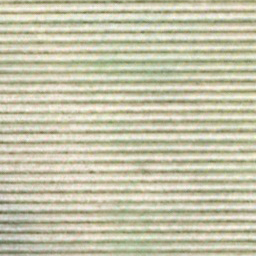
#> input picture images/agricultural/agricultural_000056.png, 256 x 256 px; its folder holds only this picture in this run
$ jupyter execute --allow-errors fyp_pretrained_2.ipynb
#> lines starting #> are read from the running program, lines starting #| are printed output that depends on the picture
EfficientNetB0

[cell 1]
import os
from PIL import Image, ImageEnhance
import cv2
import numpy as np
import matplotlib.pyplot as plt
import tensorflow as tf
from tensorflow.keras.preprocessing.image import ImageDataGenerator
from tensorflow.keras.applications import EfficientNetB0
from tensorflow.keras.models import Model
from tensorflow.keras.layers import Dense, GlobalAveragePooling2D
from tensorflow.keras.callbacks import ModelCheckpoint, EarlyStopping

[cell 2]
def preprocess_image(image_path, size=(224, 224)):
#> called with size = (224, 224)
    img = Image.open(image_path)
#> img is the input picture: PIL image 256x256 RGB; mean R, G, B 198.1, 196.1, 170.7

    # Quality enhancement
    enhancer = ImageEnhance.Sharpness(img)
    img = enhancer.enhance(2.0)  # Increase sharpness

    # Noise reduction
    image = cv2.cvtColor(np.array(img), cv2.COLOR_RGB2BGR)
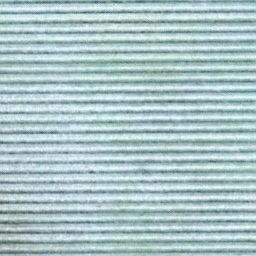
#> image: shape (256, 256, 3); mean R, G, B 170.7, 196.1, 198.1
    image = cv2.GaussianBlur(image, (5, 5), 0)
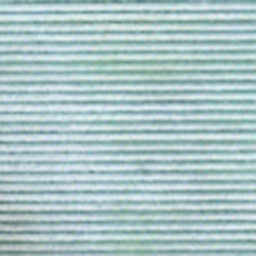
#> image: shape (256, 256, 3); mean R, G, B 170.6, 196.1, 198
    img = Image.fromarray(cv2.cvtColor(image, cv2.COLOR_BGR2RGB))

    # Consistency
    img = img.resize(size, Image.LANCZOS)
#> img: PIL image 224x224 RGB

    return img

# Apply preprocessing and save to new directory
input_dir = 'images'
output_dir = 'processed_images'

if not os.path.exists(output_dir):
    os.makedirs(output_dir)

for category in os.listdir(input_dir):
    category_path = os.path.join(input_dir, category)
    if os.path.isdir(category_path):
        output_category_path = os.path.join(output_dir, category)
        if not os.path.exists(output_category_path):
            os.makedirs(output_category_path)
        for image_name in os.listdir(category_path):
            image_path = os.path.join(category_path, image_name)
            preprocessed_img = preprocess_image(image_path)
            preprocessed_img.save(os.path.join(output_category_path, image_name))
#> pass 2 of the loop `for category in os.listdir(input_dir):`:
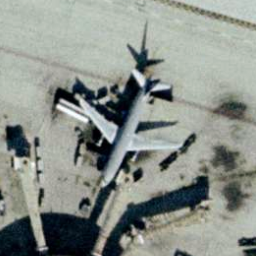
#> input picture images/airplane/airplane_000078.png, 256 x 256 px
#> in preprocess_image, img is the input picture: PIL image 256x256 RGB; mean R, G, B 139.5, 145.3, 138.7
#> in preprocess_image (call 2), `image = cv2.cvtColor(np.array(img), cv2.COLOR_RGB2BGR)`:
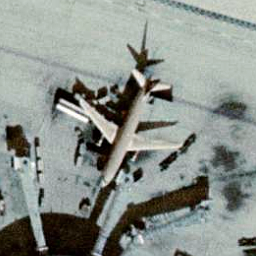
#> image: shape (256, 256, 3); mean R, G, B 138.8, 145.3, 139.6
#> in preprocess_image (call 2), `image = cv2.GaussianBlur(image, (5, 5), 0)`:
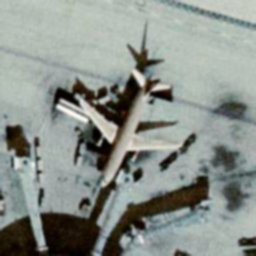
#> image: shape (256, 256, 3); mean R, G, B 138.8, 145.3, 139.6
